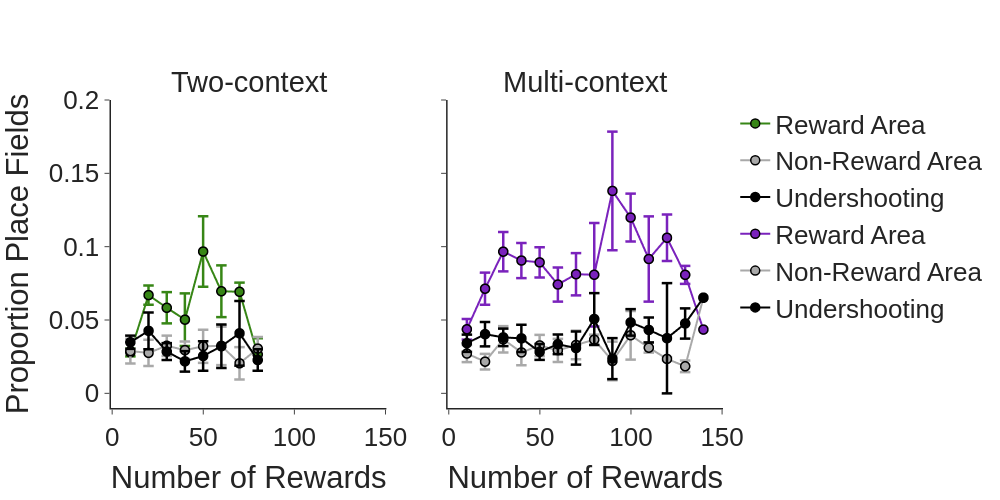

The notebook cell this image was saved under:
### Code cell
## Plot average proportion of place fields across reward blocks
avg = rep_df.groupby(['group', 'bin'], as_index=False).agg({'reward_zone': ['mean', 'sem'], 'non_reward_zone': ['mean', 'sem'], 'other_port': ['mean', 'sem']})

fig = pf.custom_graph_template(x_title='Number of Rewards', y_title='', width=1000, rows=1, columns=2,
                               titles=['Two-context', 'Multi-context'], shared_x=True, shared_y=True)

for idx, group in enumerate(['Two-context', 'Multi-context']):
    gdata = avg[avg['group'] == group]
    fig.add_trace(go.Scattergl(x=gdata['bin'], y=gdata['reward_zone']['mean'], mode='lines+markers',
                            marker_size=9, marker=dict(line=dict(width=1.5, color='black')),
                            line_color=ce_colors_dict[gdata['group'].unique()[0]], name='Reward Area',
                            error_y=dict(type='data', array=gdata['reward_zone']['sem'], thickness=2.5)), row=1, col=idx + 1)
    fig.add_trace(go.Scattergl(x=gdata['bin'], y=gdata['non_reward_zone']['mean'], mode='lines+markers',
                            marker_size=9, marker=dict(line=dict(width=1.5, color='black')),
                            line_color='darkgrey', name='Non-Reward Area',
                            error_y=dict(type='data', array=gdata['non_reward_zone']['sem'], thickness=2.5)), row=1, col=idx + 1)
    fig.add_trace(go.Scattergl(x=gdata['bin'], y=gdata['other_port']['mean'], mode='lines+markers',
                            marker_size=9, marker=dict(line=dict(width=1.5, color='black')),
                            line_color='black', name=f'{port_type}',
                            error_y=dict(type='data', array=gdata['other_port']['sem'], thickness=2.5)), row=1, col=idx + 1)
fig.update_yaxes(range=[-0.01, 0.2])
fig.update_yaxes(title='Proportion Place Fields', col=1)
fig.show()
fig.write_image(pjoin(fig_path, f'day{day_of_int}_over_rep_vs_rewards_reward_bin{num_rewards_per_bin}.png'), width=1000, height=500)

### Figure 1 — Plotly figure (JSON) as saved in the notebook; plotly's stock layout.template omitted (floating-point values rounded to 4 significant figures)
{"data": [{"error_y": {"array": [0.002674, 0.006559, 0.01064, 0.01797, 0.02402, 0.01761, 0.00624, 0.0111], "thickness": 2.5, "type": "data"}, "line": {"color": "#378616"}, "marker": {"line": {"color": "black", "width": 1.5}, "size": 9}, "mode": "lines+markers", "name": "Reward Area", "type": "scattergl", "x": [10, 20, 30, 40, 50, 60, 70, 80], "xaxis": "x", "y": [0.02789, 0.06697, 0.05833, 0.05023, 0.09669, 0.06961, 0.06923, 0.02649], "yaxis": "y"}, {"error_y": {"array": [0.008406, 0.008957, 0.006939, 0.005916, 0.01128, 0.0131, 0.01103, 0.007953], "thickness": 2.5, "type": "data"}, "line": {"color": "darkgrey"}, "marker": {"line": {"color": "black", "width": 1.5}, "size": 9}, "mode": "lines+markers", "name": "Non-Reward Area", "type": "scattergl", "x": [10, 20, 30, 40, 50, 60, 70, 80], "xaxis": "x", "y": [0.02878, 0.02758, 0.03244, 0.02941, 0.0321, 0.03239, 0.02047, 0.03051], "yaxis": "y"}, {"error_y": {"array": [0.004478, 0.01255, 0.005756, 0.007009, 0.01006, 0.01482, 0.02206, 0.007345], "thickness": 2.5, "type": "data"}, "line": {"color": "black"}, "marker": {"line": {"color": "black", "width": 1.5}, "size": 9}, "mode": "lines+markers", "name": "Undershooting", "type": "scattergl", "x": [10, 20, 30, 40, 50, 60, 70, 80], "xaxis": "x", "y": [0.03484, 0.04261, 0.02846, 0.02181, 0.02546, 0.0321, 0.04093, 0.02273], "yaxis": "y"}, {"error_y": {"array": [0.007052, 0.01096, 0.01344, 0.01197, 0.01033, 0.01163, 0.01442, 0.0353, 0.04044, 0.01631, 0.02909, 0.01586, 0.006165, NaN], "thickness": 2.5, "type": "data"}, "line": {"color": "#7A22BC"}, "marker": {"line": {"color": "black", "width": 1.5}, "size": 9}, "mode": "lines+markers", "name": "Reward Area", "type": "scattergl", "x": [10, 20, 30, 40, 50, 60, 70, 80, 90, 100, 110, 120, 130, 140], "xaxis": "x2", "y": [0.04366, 0.07134, 0.0966, 0.09056, 0.0893, 0.07421, 0.08122, 0.08085, 0.138, 0.1199, 0.09159, 0.1061, 0.08079, 0.04348], "yaxis": "y2"}, {"error_y": {"array": [0.005865, 0.005353, 0.009007, 0.008761, 0.007236, 0.00791, 0.009774, 0.003426, 0.01314, 0.01658, 0.003352, 0.0009169, 0.003948, NaN], "thickness": 2.5, "type": "data"}, "line": {"color": "darkgrey"}, "marker": {"line": {"color": "black", "width": 1.5}, "size": 9}, "mode": "lines+markers", "name": "Non-Reward Area", "type": "scattergl", "x": [10, 20, 30, 40, 50, 60, 70, 80, 90, 100, 110, 120, 130, 140], "xaxis": "x2", "y": [0.02712, 0.0216, 0.03684, 0.02788, 0.03265, 0.02925, 0.03298, 0.0366, 0.0221, 0.0396, 0.03113, 0.02347, 0.01844, 0.06522], "yaxis": "y2"}, {"error_y": {"array": [0.005871, 0.008335, 0.005996, 0.009292, 0.005409, 0.006692, 0.0113, 0.01769, 0.01398, 0.009017, 0.008501, 0.03759, 0.01033, NaN], "thickness": 2.5, "type": "data"}, "line": {"color": "black"}, "marker": {"line": {"color": "black", "width": 1.5}, "size": 9}, "mode": "lines+markers", "name": "Undershooting", "type": "scattergl", "x": [10, 20, 30, 40, 50, 60, 70, 80, 90, 100, 110, 120, 130, 140], "xaxis": "x2", "y": [0.03418, 0.04034, 0.03815, 0.03747, 0.02827, 0.03347, 0.03088, 0.05068, 0.0237, 0.04837, 0.04322, 0.03759, 0.04764, 0.06522], "yaxis": "y2"}], "layout": {"annotations": [{"font": {"size": 29}, "showarrow": false, "text": "Two-context", "x": 0.225, "xanchor": "center", "xref": "paper", "y": 1, "yanchor": "bottom", "yref": "paper"}, {"font": {"size": 29}, "showarrow": false, "text": "Multi-context", "x": 0.775, "xanchor": "center", "xref": "paper", "y": 1, "yanchor": "bottom", "yref": "paper"}], "font": {"family": "Arial", "size": 26}, "height": 500, "title": {"x": 0.5, "xanchor": "center", "y": 0.9, "yanchor": "top"}, "width": 1000, "xaxis": {"anchor": "y", "domain": [0, 0.45], "linewidth": 1.5, "matches": "x", "title": {"text": "Number of Rewards"}}, "xaxis2": {"anchor": "y2", "domain": [0.55, 1], "linewidth": 1.5, "matches": "x", "title": {"text": "Number of Rewards"}}, "yaxis": {"anchor": "x", "domain": [0, 1], "linewidth": 1.5, "matches": "y", "range": [-0.01, 0.2], "title": {"text": "Proportion Place Fields"}}, "yaxis2": {"anchor": "x2", "domain": [0, 1], "linewidth": 1.5, "matches": "y", "range": [-0.01, 0.2], "showticklabels": false, "title": {"text": ""}}}}
